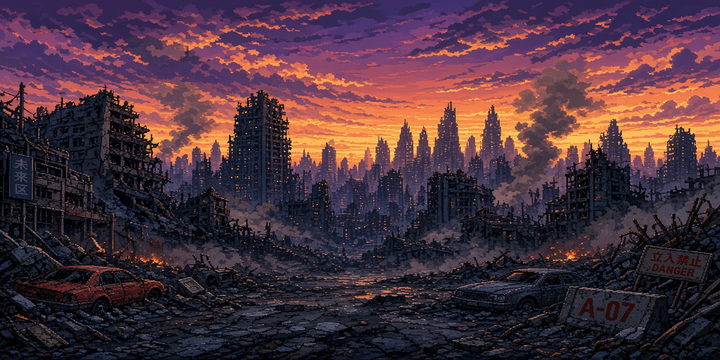
#> input picture carts/titan_neo/stage.png, 720 x 360 px
$ python -i mk.py   (imports and definitions only)
#> lines starting #> are read from the running program, lines starting #| are printed output that depends on the picture
### carts/yharnam/pico8/tiles.py
"""The map tiles of Yharnam 8: the grounds made by rule (seamless 8 x 8),
the rest drawn by hand (hex digits, "." = 0: there the ground under it
shows, the game draws it first). Flags: 0 solid, 1 a light, 2 it glows
(drawn again after the darkness), 3 it needs the ground under it.
"""
import random

SOLID, LIGHT, GLOW, UNDER = 1, 2, 4, 8


def _grid(f):
    return ["".join("%x" % f(x, y) for x in range(8)) for y in range(8)]


def cobble(seed, base=5, hi=13, gap=1):
    """round stones: cells round random points (on a torus), dark between"""
    r = random.Random(seed)
    pts = [(r.uniform(0, 8), r.uniform(0, 8)) for _ in range(5)]

    def near(x, y):
#> called with x = 0.5, y = 0.5
        ds = []
        for k, (px, py) in enumerate(pts):
            dx = min(abs(x - px), 8 - abs(x - px))
            dy = min(abs(y - py), 8 - abs(y - py))
            ds.append((dx * dx + dy * dy, k, dx, dy, px, py))
        ds.sort()
        return ds

    def f(x, y):
        ds = near(x + 0.5, y + 0.5)
        if ds[1][0] ** 0.5 - ds[0][0] ** 0.5 < 0.75:
            return gap
        _, k, dx, dy, px, py = ds[0]
        # lit from above left
        ox = ((x + 0.5 - px + 4) % 8) - 4
        oy = ((y + 0.5 - py + 4) % 8) - 4
        return hi if ox + oy < -1.2 else base
    return _grid(f)


def bricks(seed, w=4, h=2, base=2, hi=5, gap=1):
    """setts: rows of stones, every other row shifted half a stone"""
    r = random.Random(seed)
    shade = {}

    def f(x, y):
        row = y // h
        off = (w // 2) * (row % 2)
        if y % h == h - 1 or (x + off) % w == w - 1:
            return gap
        k = (row, (x + off) // w)
        if k not in shade:
            shade[k] = r.random() < 0.35
        return hi if shade[k] and (y % h == 0) else base
    return _grid(f)


def noise(seed, cols, weights):
    r = random.Random(seed)
    return _grid(lambda x, y: r.choices(cols, weights)[0])


GROUND = {
    "cobble": cobble(1),
    "cobble2": cobble(7),
    "setts": bricks(3),
    "setts2": bricks(11, base=2, hi=13),
    "flags": bricks(5, w=4, h=4, base=13, hi=6, gap=5),
    "pave": bricks(9, w=4, h=2, base=5, hi=13, gap=1),
    "grass": noise(21, [3, 11, 1, 5], [10, 1, 4, 1]),
    "grass2": noise(22, [3, 11, 1, 2], [9, 1, 5, 1]),
    "floor": noise(23, [1, 3, 2, 4], [10, 3, 3, 1]),
    "floor2": noise(24, [1, 3, 2, 14], [9, 4, 2, 1]),
    "dirt": noise(25, [5, 4, 2, 1], [7, 2, 4, 3]),
    "earth": noise(26, [2, 5, 1, 13], [8, 4, 3, 1]),
}

# drawn by hand; (rows, flags)
DRAWN = {
    # slate roofs (the house's top rows): ridge, slope, eaves above the front
    "ridge": (["dddddddd",
               "55555555",
               "15115111",
               "51511515",
               "11111111",
               "15115111",
               "51511515",
               "11111111"], SOLID),
    "roof": (["15115111",
              "51511515",
              "11111111",
              "15115111",
              "51511515",
              "11111111",
              "15115111",
              "51511515"], SOLID),
    "eaves": (["11111111",
               "15115111",
               "51511515",
               "11111111",
               "22222222",
               "22222222",
               "11111111",
               "55555555"], SOLID),
    # the front: stone, a dark window, a lit one, the door
    "wall": (["55515551",
              "55515551",
              "11111111",
              "51555155",
              "51555155",
              "11111111",
              "55515551",
              "55515551"], SOLID),
    "window": (["55515551",
                "5dddddd1",
                "5d1111d1",
                "5d1d11d1",
                "5dddddd1",
                "5d1111d1",
                "5dddddd1",
                "55515551"], SOLID),
    "window_lit": (["55515551",
                    "5dddddd1",
                    "5d9a9ad1",
                    "5da99ad1",
                    "5dddddd1",
                    "5d9a99d1",
                    "5d99a9d1",
                    "5dddddd1"], SOLID | GLOW),
    "door": (["55222251",
              "52444421",
              "5244e421",
              "5244e421",
              "5244e421",
              "524e4421",
              "524e4421",
              "52444421"], SOLID),
    # the church's stone: dark wall, a pointed window lit pale, the gate
    "cwall": (["21222122",
               "21222122",
               "11111111",
               "22122212",
               "22122212",
               "11111111",
               "21222122",
               "dddddddd"], SOLID),
    "cwindow": (["2221d222",
                 "221cc122",
                 "21cc7c12",
                 "21c7cc12",
                 "21cccc12",
                 "21c11c12",
                 "21cccc12",
                 "dddddddd"], SOLID | GLOW),
    "cdoor": (["2221d222",
               "22144122",
               "214ee412",
               "214e4412",
               "214e4412",
               "214e4412",
               "214e4412",
               "21444412"], SOLID),
    "spire": (["...dd...",
               "...25...",
               "..2251..",
               "..2151..",
               ".221151.",
               ".215151.",
               "22151151",
               "21511151"], SOLID | UNDER),
    # iron railing, a low stone wall
    "fence": (["1.1.1.1.",
               "d.d.d.d.",
               "1.1.1.1.",
               "11111111",
               "1.1.1.1.",
               "1.1.1.1.",
               "1.1.1.1.",
               "11111111"], SOLID | UNDER),
    "stonewall": (["........",
                   "........",
                   "dd6ddd6d",
                   "55d555d5",
                   "15515551",
                   "11111111",
                   "51555155",
                   "11111111"], SOLID | UNDER),
    # the gas lamp: the head (a light, it glows) on its post
    "lamp_head": (["........",
                   "...11...",
                   "..1aa1..",
                   "..1a71..",
                   "..1aa1..",
                   "...11...",
                   "...11...",
                   "...11..."], SOLID | LIGHT | GLOW | UNDER),
    "lamp_post": (["...11...",
                   "...1d...",
                   "...11...",
                   "...1d...",
                   "...11...",
                   "...1d...",
                   "..1111..",
                   ".111111."], SOLID | UNDER),
    # a dead tree, 2 x 2 (top left, top right, bottom left, bottom right)
    "tree_tl": (["......13",
                 ".....13b",
                 "....133b",
                 "...1333b",
                 "..1333b3",
                 "..13333b",
                 ".1333333",
                 "13333b33"], SOLID | UNDER),
    "tree_tr": (["3.......",
                 "31......",
                 "331.....",
                 "3331....",
                 "33331...",
                 "333331..",
                 "3333331.",
                 "33333331"], SOLID | UNDER),
    "tree_bl": (["1333b333",
                 ".1333333",
                 "13333b33",
                 "1333b333",
                 ".1111333",
                 "....1124",
                 "....1244",
                 "...11222"], SOLID | UNDER),
    "tree_br": (["33333331",
                 "3333331.",
                 "33333331",
                 "33333331",
                 "3311111.",
                 "421.....",
                 "4421....",
                 "22211..."], SOLID | UNDER),
    "bush": (["........",
              "..3b3...",
              ".33b333.",
              "3b33b3b3",
              "333333b3",
              "13333331",
              ".111311.",
              "........"], SOLID | UNDER),
    "stump": (["........",
               "........",
               "..2442..",
               ".24ee42.",
               ".2e44e2.",
               ".244442.",
               "..1221..",
               "........"], SOLID | UNDER),
    # graves: a cross, a headstone
    "cross": (["...d....",
               "...6....",
               ".dd6dd..",
               "...6....",
               "...6....",
               "...d....",
               "..5d5...",
               ".15551.."], SOLID | UNDER),
    "stone": (["........",
               "..d66d..",
               ".d6dd6d.",
               ".d6666d.",
               ".d6dd6d.",
               ".d6666d.",
               ".dddddd.",
               "1155551."], SOLID | UNDER),
    # an angel on its pedestal (top, bottom)
    "angel_t": (["d......d",
                 "6d.66.d6",
                 ".6d66d6.",
                 "..6dd6..",
                 "..6666..",
                 "...66...",
                 "..6dd6..",
                 "..6666.."], SOLID | UNDER),
    "angel_b": (["..6dd6..",
                 "..6666..",
                 "..dddd..",
                 ".666666.",
                 ".d5d5d5.",
                 ".555555.",
                 ".d5d5d5.",
                 "11111111"], SOLID | UNDER),
    # a brazier (a light; the fire is drawn by the game)
    "brazier": (["........",
                 "........",
                 ".1555551",
                 "..15551.",
                 "...151..",
                 "...151..",
                 "..1d1d1.",
                 ".1....1."], SOLID | LIGHT | UNDER),
    # the pyre, 2 x 2: wood heaped, bodies on it (a light)
    "pyre_tl": (["........",
                 "......8.",
                 "....2e2.",
                 "...2ee4f",
                 "..2e4ee2",
                 ".2ee8e4e",
                 ".24ee2ee",
                 "2e4e4e4e"], SOLID | LIGHT | UNDER),
    "pyre_tr": (["........",
                 ".8......",
                 ".2e2....",
                 "f4ee2...",
                 "2ee4e2..",
                 "e4e8ee2.",
                 "ee2ee42.",
                 "e4e4e4e2"], SOLID | UNDER),
    "pyre_bl": (["24e4e4e4",
                 "4e4e4e4e",
                 "14444444",
                 "1e4e4e4e",
                 ".14e4e4e",
                 ".1444444",
                 "..111111",
                 "........"], SOLID | UNDER),
    "pyre_br": (["4e4e4e42",
                 "e4e4e4e4",
                 "44444441",
                 "e4e4e4e1",
                 "e4e4e41.",
                 "4444441.",
                 "111111..",
                 "........"], SOLID | UNDER),
    # the fountain, 2 x 2
    "fount_tl": (["........",
                  "......d6",
                  ".....d6c",
                  "..dd66cc",
                  ".d66cccc",
                  "d6ccccc7",
                  "6ccc7ccc",
                  "6cccccc7"], SOLID | UNDER),
    "fount_tr": (["........",
                  "6d......",
                  "c6d.....",
                  "cc66dd..",
                  "cccc66d.",
                  "7ccccc6d",
                  "ccc7ccc6",
                  "7cccccc6"], SOLID | UNDER),
    "fount_bl": (["6ccc7ccc",
                  "d6cccccc",
                  ".d66cccc",
                  "..dd6666",
                  ".1dddddd",
                  ".1555555",
                  "..111111",
                  "........"], SOLID | UNDER),
    "fount_br": (["ccc7ccc6",
                  "cccccc6d",
                  "cccc66d.",
                  "6666dd..",
                  "dddddd1.",
                  "5555551.",
                  "111111..",
                  "........"], SOLID | UNDER),
    # a coffin standing (top, bottom), a crate, a barrel
    "coffin_t": (["..1111..",
                  ".14ee41.",
                  "14e44e41",
                  "14e44e41",
                  "14e66e41",
                  "14e44e41",
                  "14e44e41",
                  "14e44e41"], SOLID | UNDER),
    "coffin_b": (["14e44e41",
                  "14e44e41",
                  ".14ee41.",
                  ".14ee41.",
                  ".14ee41.",
                  "..1441..",
                  "..1111..",
                  "........"], SOLID | UNDER),
    "crate": (["........",
               ".444444.",
               ".4e4e4e1",
               ".44e4e41",
               ".4e4e4e1",
               ".44e4e41",
               ".4444441",
               "..111111"], SOLID | UNDER),
    "barrel": (["........",
                "..1441..",
                ".14ee41.",
                ".155551.",
                ".14ee41.",
                ".155551.",
                ".14ee41.",
                "..1111.."], SOLID | UNDER),
    # the hunter's lamp (top, bottom): a light once lit (the game knows)
    "shrine_t": (["........",
                  "...11...",
                  "..1561..",
                  "..1cc1..",
                  "..1c71..",
                  "..1cc1..",
                  "..1551..",
                  "...11..."], SOLID | UNDER),
    "shrine_b": (["...51...",
                  "...51...",
                  "..1551..",
                  "..1551..",
                  ".115511.",
                  ".1dddd1.",
                  "15555551",
                  "11111111"], SOLID | UNDER),
}

### carts/yharnam/pico8/mk.py
#!/usr/bin/env python3
"""Writes carts/nano8/roms/yharnam8.p8, Yharnam 8: the hunt of Yharnam made
small, to the measure of a PICO-8 cartridge (128 x 128, 16 colours, 8192
tokens, the sprite sheet and map of the format). Run by nano8.

  python3 carts/yharnam/pico8/mk.py [--png PREVIEW.png] [--label PICTURE] [--check]

The sprites and tiles are in art.py and tiles.py, the map in maps.py, the
sounds in sfx.py, the code in game.lua; here they are put in their places.
"""
import os
import sys

HERE = os.path.dirname(os.path.abspath(__file__))
sys.path.insert(0, HERE)
import art      # noqa: E402
import tiles    # noqa: E402
import maps     # noqa: E402
import sfx      # noqa: E402
import tokens   # noqa: E402

OUT = os.path.join(HERE, "..", "..", "nano8", "roms", "yharnam8.p8")

# ---------------------------------------------------------------- the sheet
# sprites 0-63: the map's tiles (0 is the void); 64-127: the creatures;
# 128-255 are the lower half of the map
TILE = {None: 0}
# [5 lines not run here, left out]
FLAGS = [0] * 256
FLAGS[0] = tiles.SOLID
# [2 lines not run here, left out]

# the creatures: 8 x 16 frames are two tiles one over the other (n, n+16)
TALL = {64: art.HUNTER["down"], 65: art.HUNTER["down_walk"], 66: art.HUNTER["up"], 67: art.HUNTER["up_walk"],
        68: art.HUNTER["side"], 69: art.HUNTER["side_walk"], 70: art.FOES["villager"],
        71: art.FOES["villager_b"], 72: art.FOES["beast"], 73: art.FOES["beast_b"]}
SMALL = {74: art.FOES["kin"], 75: art.FOES["kin_b"], 90: art.ROLL["roll"], 91: art.ROLL["roll_b"],
         78: art.ICON["echo"]}
WIDE = {76: art.ROLL["dead"]}
BIG = {96: art.BOSSES["butcher"], 98: art.BOSSES["butcher_b"], 100: art.BOSSES["hound"],
       102: art.BOSSES["hound_b"], 104: art.BOSSES["father"], 106: art.BOSSES["father_b"],
       108: art.BOSSES["watcher"], 110: art.BOSSES["watcher_b"]}


# [75 lines left out: functions sheet, lua_data, code, glow_bits, check, not called in this run]


# the 32 colours of the format (the extra ones 128-143), for the label
RGB = [0x000000, 0x1D2B53, 0x7E2553, 0x008751, 0xAB5236, 0x5F574F, 0xC2C3C7, 0xFFF1E8, 0xFF004D, 0xFFA300,
       0xFFEC27, 0x00E436, 0x29ADFF, 0x83769C, 0xFF77A8, 0xFFCCAA, 0x291814, 0x111D35, 0x422136, 0x125359,
       0x742F29, 0x49333B, 0xA28879, 0xF3EF7D, 0xBE1250, 0xFF6C24, 0xA8E72E, 0x00B543, 0x065AB5, 0x754665,
       0xFF6E59, 0xFF9D81]


def label_rows(path):
    """the cart's label (128 x 128) from a picture of the game: each pixel
    the nearest of the 32 colours (g-v are 128-143)"""
#> called with path = '../../titan_neo/stage.png'
    from PIL import Image
    im = Image.open(path).convert("RGB").resize((128, 128), Image.NEAREST)
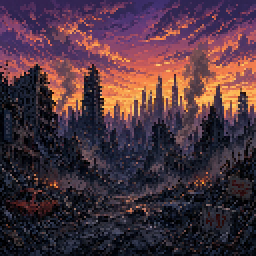
#> im: PIL image 128x128 RGB (shown 2 times larger); mean R, G, B 75.9, 51.6, 62.4
    cols = [((c >> 16) & 255, (c >> 8) & 255, c & 255) for c in RGB]
    out = []
    for y in range(128):
        row = ""
        for x in range(128):
            p = im.getpixel((x, y))
            k = min(range(32), key=lambda i: sum((a - b) ** 2 for a, b in zip(p, cols[i])))
            row += "%x" % k if k < 16 else chr(ord("g") + k - 16)
        out.append(row)
#> after the loop, out = 128 items
    return out


# [55 lines left out: functions write, preview, not called in this run]


# [19 lines not run here, left out]

>>> result = label_rows('../../titan_neo/stage.png')
#> result = 128 items
